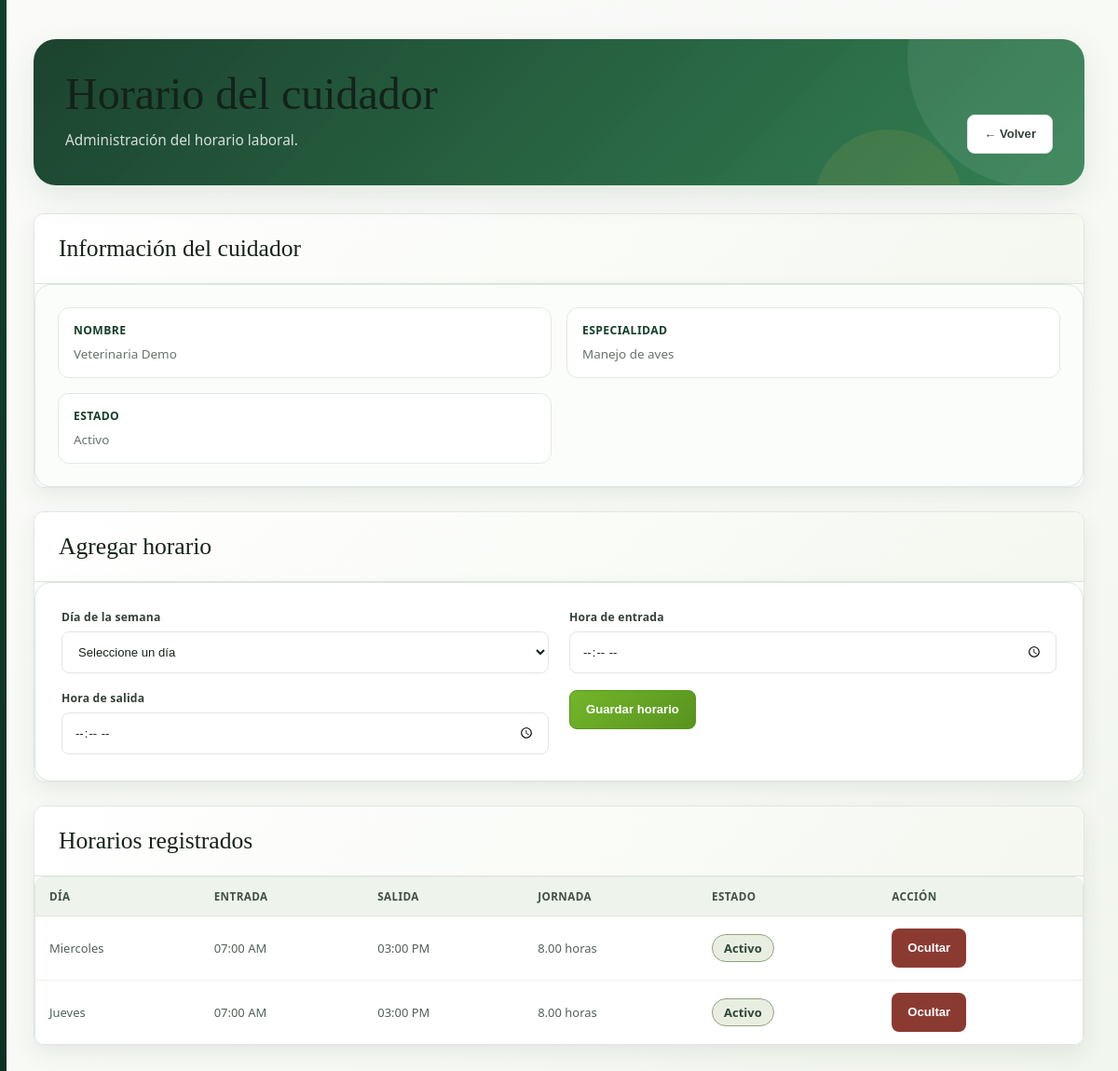
The page /cuidadores/horario_cuidador.php?id=1 (signed in) on the database its author committed.
### tables this page shows
CREATE TABLE cuidador (
    id_cuidador INT AUTO_INCREMENT PRIMARY KEY,
    id_usuario INT NOT NULL UNIQUE,
    fecha_contratacion DATE NOT NULL,
    especialidad VARCHAR(100),
    estado ENUM('Activo', 'Inactivo') NOT NULL DEFAULT 'Activo',

    CONSTRAINT fk_cuidador_usuario
        FOREIGN KEY (id_usuario)
        REFERENCES usuario(id_usuario)
        ON DELETE CASCADE
);

CREATE TABLE usuario(
    id_usuario INT AUTO_INCREMENT PRIMARY KEY,
    nombre VARCHAR(100) NOT NULL,
    correo VARCHAR(100) NOT NULL UNIQUE,
    telefono VARCHAR(20),
    fecha_nacimiento DATE
);

CREATE TABLE horario_cuidador (
    id_horario INT AUTO_INCREMENT PRIMARY KEY,
    id_cuidador INT NOT NULL,

    dia_semana ENUM(
        'Lunes',
        'Martes',
        'Miercoles',
        'Jueves',
        'Viernes',
        'Sabado',
        'Domingo'
    ) NOT NULL,

    hora_entrada TIME NOT NULL,
    hora_salida TIME NOT NULL,
      estado ENUM(
        'activo',
        'inactivo'
    ) NOT NULL DEFAULT 'activo',

    CONSTRAINT fk_horario_cuidador
        FOREIGN KEY (id_cuidador)
        REFERENCES cuidador(id_cuidador)
        ON DELETE CASCADE,

    CONSTRAINT chk_horario_cuidador
        CHECK (hora_entrada < hora_salida),

    UNIQUE(id_cuidador, dia_semana)

);

### public/index.php (called while the page is built, shortened)
<?php
$base = rtrim(str_replace('\\', '/', dirname($_SERVER['SCRIPT_NAME'] ?? '/index.php')), '/.');
$solicitud = rawurldecode(parse_url($_SERVER['REQUEST_URI'] ?? '/', PHP_URL_PATH) ?: '/');
$ruta = ltrim(substr($solicitud, strlen($base)), '/');
$ruta = $ruta === '' ? 'index.php' : $ruta;
$rutas = require dirname(__DIR__) . '/config/rutas.php';
require dirname(__DIR__) . '/' . $rutas[$ruta];

### app/modulos/cuidadores/horario_cuidador.php (the view, shortened to what this page needs)
<?php
require_once __DIR__ . "/../../../config/database.php";
function escapar($texto): string
{
    return htmlspecialchars(
        (string)$texto,
        ENT_QUOTES,
        "UTF-8"
    );
}
$id_cuidador = (int)$_GET["id"];
$sqlCuidador = "
    SELECT
        c.id_cuidador,
        c.fecha_contratacion,
        c.especialidad,
        c.estado,
        u.nombre
    FROM cuidador c
    INNER JOIN usuario u
        ON u.id_usuario = c.id_usuario
    WHERE c.id_cuidador = ?
";
$stmtCuidador = $conexion->prepare($sqlCuidador);
$stmtCuidador->bind_param(
    "i",
    $id_cuidador
);
$stmtCuidador->execute();
$resultadoCuidador =
    $stmtCuidador->get_result();
$cuidador =
    $resultadoCuidador->fetch_assoc();
$sqlHorarios = "
    SELECT
        id_horario,
        dia_semana,
        hora_entrada,
        hora_salida,
        estado
    FROM horario_cuidador
    WHERE id_cuidador = ?
    AND estado = 'activo'
    ORDER BY FIELD(
        dia_semana,
        'Lunes',
        'Martes',
        'Miercoles',
        'Jueves',
        'Viernes',
        'Sabado',
        'Domingo'
    )
";
$stmtHorarios =
    $conexion->prepare(
        $sqlHorarios
    );
$stmtHorarios->bind_param(
    "i",
    $id_cuidador
);
$stmtHorarios->execute();
$horarios =
    $stmtHorarios->get_result();
$horariosArray = [];
while (
    $horario =
        $horarios->fetch_assoc()
) {
    $horariosArray[] =
        $horario;
}
?>
<!DOCTYPE html>
<html lang="es">
<head>
    <link
        rel="stylesheet"
        href="../css/cuidadores1.css"
    >
    <link rel="stylesheet" href="../css/crud-modern.css?v=1">
    <link rel="stylesheet" href="../css/ecofauna-unified.css?v=1">
</head>
<body class="ecofauna-unified crud-modern">
<div class="contenedor">
    <div class="encabezado">
        <div>
            <h1>
                Horario del cuidador
            </h1>
            <p class="subtitulo">
                Administración del horario laboral.
            </p>
        </div>
        <div class="botones">
            <a
                href="cuidadores.php?id=<?= $id_cuidador ?>"
                class="boton volver"
            >
                ← Volver
            </a>
        </div>
    </div>
    <div class="tarjeta">
        <h2 class="titulo">
            Información del cuidador
        </h2>
        <div class="datos">
            <div class="dato">
                <strong>
                    Nombre
                </strong>
                <span>
                    <?= escapar(
                        $cuidador["nombre"]
                    ) ?>
                </span>
            </div>
            <div class="dato">
                <strong>
                    Especialidad
                </strong>
                <span>
                    <?= escapar(
                        $cuidador["especialidad"]
                        ?: "Sin especialidad"
                    ) ?>
                </span>
            </div>
            <div class="dato">
                <strong>
                    Estado
                </strong>
                <span>
                    <?= escapar(
                        $cuidador["estado"]
                    ) ?>
                </span>
            </div>
        </div>
    </div>
    <div class="tarjeta">
        <h2 class="titulo">
            Agregar horario
        </h2>
        <form
            method="POST"
            class="formulario"
        >
            <div>
                <label for="dia_semana">
                    Día de la semana
                </label>
                <select
                    name="dia_semana"
                    id="dia_semana"
                    required
                >
                    <option value="">
                        Seleccione un día
                    </option>
                </select>
            </div>
            <div>
                <label for="hora_entrada">
                    Hora de entrada
                </label>
                <input
                    type="time"
                    name="hora_entrada"
                    id="hora_entrada"
                    value="<?= escapar($_POST["hora_entrada"] ?? "") ?>"
                    required
                >
            </div>
            <div>
                <label for="hora_salida">
                    Hora de salida
                </label>
                <input
                    type="time"
                    name="hora_salida"
                    id="hora_salida"
                    value="<?= escapar($_POST["hora_salida"] ?? "") ?>"
                    required
                >
            </div>
            <div>
                <button
                    type="submit"
                    class="boton guardar"
                >
                    Guardar horario
                </button>
            </div>
        </form>
    </div>
    <div class="tarjeta">
        <h2 class="titulo">
            Horarios registrados
        </h2>
        <div class="tabla-contenedor">
            <table>
                <thead>
                    <tr>
                        <th>
                            Día
                        </th>
                        <th>
                            Entrada
                        </th>
                        <th>
                            Salida
                        </th>
                        <th>
                            Jornada
                        </th>
                        <th>
                            Estado
                        </th>
                        <th>
                            Acción
                        </th>
                    </tr>
                </thead>
                <tbody>
                <?php if (
                    count($horariosArray) > 0
                ): ?>
                    <?php foreach (
                        $horariosArray as $horario
                    ): ?>
                        <?php
                        $entrada =
                            strtotime(
                                $horario["hora_entrada"]
                            );
                        $salida =
                            strtotime(
                                $horario["hora_salida"]
                            );
                        $horas =
                            (
                                $salida - $entrada
                            ) / 3600;
                        ?>
                        <tr>
                            <td>
                                <?= escapar(
                                    $horario["dia_semana"]
                                ) ?>
                            </td>
                            <td>
                                <?= date(
                                    "h:i A",
                                    $entrada
                                ) ?>
                            </td>
                            <td>
                                <?= date(
                                    "h:i A",
                                    $salida
                                ) ?>
                            </td>
                            <td>
                                <?= number_format(
                                    $horas,
                                    2
                                ) ?>
                                horas
                            </td>
                            <td>
                                <span
                                    class="estado-activo"
                                >
                                    Activo
                                </span>
                            </td>
                            <td>
                                <form
                                    method="POST"
                                    class="form-ocultar"
                                >
                                    <button
                                        type="button"
                                        class="boton ocultar"
                                        onclick="
                                            abrirModal(
                                                this.closest('form')
                                            );
                                        "
                                    >
                                        Ocultar
                                    </button>
                                </form>
                            </td>
                        </tr>
                    <?php endforeach; ?>
                <?php endif; ?>
                </tbody>
            </table>
        </div>
    </div>
</div>
</body>
</html>

### public/assets/css/crud-modern.css (style rules this page uses)
:root { --crud-sidebar: #123f2d; --crud-sidebar-deep: #0d3022; --crud-green: #247a36; --crud-green-dark: #176128; --crud-green-soft: #eaf5e8; --crud-bg: #f5f7f8; --crud-surface: #ffffff; --crud-text: #18201c; --crud-muted: #68716c; --crud-border: #dfe5e1; --crud-danger: #b73e3e; --crud-shadow: 0 8px 26px rgba(24, 48, 34, .07); }
body.crud-modern { min-height: 100vh; color: var(--crud-text); background: linear-gradient(135deg, #f8fafb 0%, var(--crud-bg) 55%, #f1f5f2 100%); font-family: "Poppins", system-ui, sans-serif; }
body.crud-modern::before { content: ""; position: fixed; inset: 0 auto 0 0; z-index: -1; width: 7px; background: linear-gradient(180deg, var(--crud-sidebar), var(--crud-sidebar-deep)); }
.crud-modern :is(.tarjeta-modulo-admin, .tarjeta, .tarjeta-servicio, .card, .panel, .formulario-card, .tabla-card) { border: 1px solid var(--crud-border) !important; border-radius: 12px !important; background: var(--crud-surface) !important; box-shadow: var(--crud-shadow) !important; }
.crud-modern :is(label, .form-label) { color: #303934; font-weight: 500; }
.crud-modern :is(.form-control, .form-select, input:not([type="checkbox"]):not([type="radio"]):not([type="hidden"]), select, textarea) { min-height: 46px; border: 1px solid var(--crud-border); border-radius: 8px; color: var(--crud-text); background-color: #fff; box-shadow: none; }
.crud-modern :is(.form-control, .form-select, input, select, textarea):focus { border-color: #6da778; box-shadow: 0 0 0 3px rgba(36, 122, 54, .12); outline: 0; }
.crud-modern :is(.btn-principal, .btn-guardar-admin, .guardar, .btn-success, .btn-primary) { color: #fff !important; background: linear-gradient(135deg, var(--crud-green), var(--crud-green-dark)) !important; border-color: var(--crud-green) !important; }
.crud-modern :is(.btn, .boton, .btn-volver-admin, .btn-secundario-admin, .btn-cancelar-admin) { border-radius: 8px; font-weight: 600; box-shadow: none; }
.crud-modern :is(.btn-principal, .btn-guardar-admin, .guardar, .btn-success, .btn-primary):hover { transform: translateY(-1px); background: var(--crud-green-dark) !important; box-shadow: 0 7px 16px rgba(23, 97, 40, .18) !important; }
.crud-modern :is(.btn-secundario, .btn-volver-admin, .btn-secundario-admin, .volver, .btn-light) { color: #344039 !important; background: #fff !important; border: 1px solid var(--crud-border) !important; }
.crud-modern :is(.table-responsive, .tabla-contenedor) { overflow: auto; border: 1px solid var(--crud-border); border-radius: 10px; }
.crud-modern table { margin-bottom: 0; color: var(--crud-text); }
.crud-modern table thead th { padding: 14px 16px; color: #46514a; background: #f2f6f3 !important; border-bottom: 1px solid var(--crud-border) !important; font-size: .76rem; font-weight: 700; letter-spacing: .035em; text-transform: uppercase; white-space: nowrap; }
.crud-modern table tbody td { padding: 14px 16px; border-color: #edf0ee; vertical-align: middle; }
.crud-modern table tbody tr { transition: background .16s ease; }

### app/modulos/cuidadores/horario_cuidador.php (style rules this page uses)
.estado-activo { display: inline-block; background: #e8efe2; color: #304734; border: 1px solid #91a27f; padding: 5px 12px; border-radius: 20px; font-size: 13px; font-weight: 700; }
.boton.ocultar { background: #8b3a32; color: #ffffff; border: none; cursor: pointer; transition: background 0.2s ease, transform 0.2s ease; }

### rows shown on the page
cuidador: id_usuario.nombre "Veterinaria Demo", especialidad "Manejo de aves", estado "Activo"
horario_cuidador: dia_semana "Miercoles", hora_entrada "07:00 AM", hora_salida "03:00 PM", horas "8.00"
horario_cuidador: dia_semana "Jueves", hora_entrada "07:00 AM", hora_salida "03:00 PM", horas "8.00"
